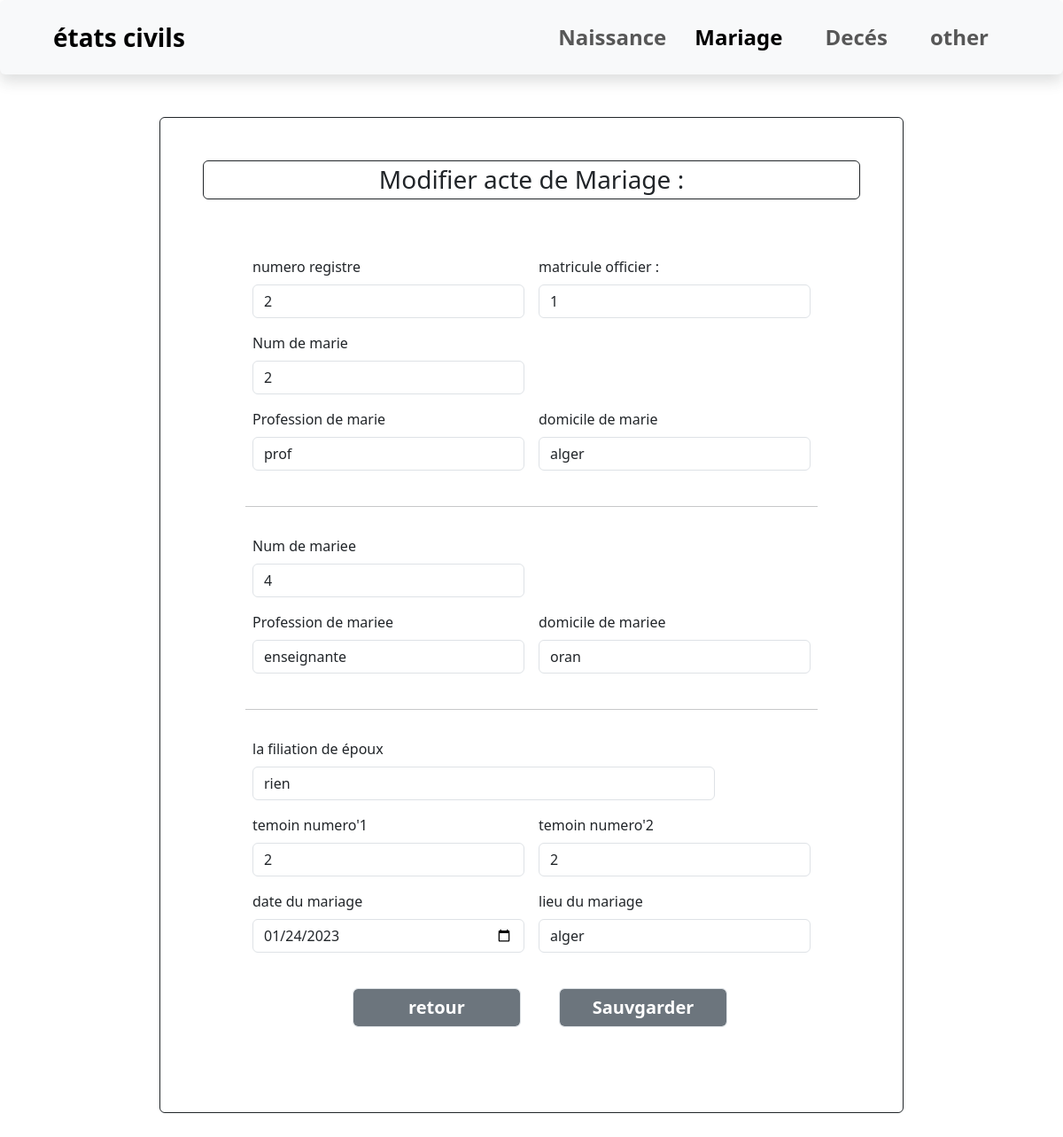
Screenshot of /modifierM/2 with the database file from the repository.
### app1/models.py (models this page shows, shortened)
class RegistreMariage(models.Model):
    bureau = models.ForeignKey ( Bureauetatcivile , on_delete = models.CASCADE,null = True )
    numero_registre = models.CharField ( max_length = 150 , verbose_name = 'Numero du Registre',primary_key=True )
    annee = models.IntegerField ( verbose_name = 'Annee' , default = datetime.datetime.now ( ).year )
    def __str__ ( self ) :
        return str ( self.numero_registre )

class Mariage(models.Model):
    officier=models.ForeignKey(Officier,on_delete=models.CASCADE,default=0)
    numero_registre = models.ForeignKey ( RegistreMariage , on_delete = models.CASCADE,default = 0 )
    numero = models.CharField(max_length=5, unique=True, default=num_mariage)
    profession_req1 = models.CharField ( max_length = 500 , verbose_name = "Profession du Marie" )
    domicile_req1 = models.CharField ( max_length = 500 , verbose_name = "Lieu de Domicile du Marie" )
    profession_req2 = models.CharField ( max_length = 500 , verbose_name = "Profession du Mariee" )
    domicile_req2 = models.CharField ( max_length = 500 , verbose_name = "Lieu de Domicile du Mariee" )
    filiation = models.CharField ( max_length = 500 , verbose_name = 'la filiation',default = ' ' )
    date_mariage = models.DateField ( verbose_name = "Date du Mariage" )
    lieu_mariage = models.CharField ( max_length = 500 , verbose_name = "Lieu du Mariage" )
    req1=models.ForeignKey(Naissance,on_delete=models.CASCADE,default=1,blank=True,related_name="req1info")
    temoin1=models.ForeignKey(Naissance,on_delete=models.CASCADE,default=1,blank=True,related_name="temoin1info")
    req2=models.ForeignKey(Naissance,on_delete=models.CASCADE,default=1,blank=True,related_name="req2info")
    temoin2=models.ForeignKey(Naissance,on_delete=models.CASCADE,default=1,blank=True,related_name="temoin2info")

### app1/views.py (the view)
# urls.py: path('modifierM/<int:id>', views.Modifier_acteM,name="modifierM"),
def Modifier_acteM(request, id):
    acteM = Mariage.objects.get(id=id)
    if request.method == 'POST':
        form = mariageForm(request.POST, instance=acteM)
        if form.is_valid():
            form.save()
            return redirect('searchM')
    else:
        form = mariageForm(instance=acteM)
    return render(request,'modifierM.html', {'form':form})

### app1/models.py (called while the page is built)
    def __str__ ( self ) :
        return str ( self.id )

    def __str__ ( self ) :
        return str ( self.id )

### templates/modifierM.html (shortened to what this page needs)
<!DOCTYPE html>
{% load static %}
<html lang="en">
<head>
    <link rel="stylesheet" href="/static/css/bootstrap.min.css">
</head>
<body>
    <nav class="navbar navbar-expand-lg bg-body-tertiary px-5 shadow p-3 mb-5 bg-body-tertiary rounded">
        <div class="container-fluid">
            <a class="navbar-brand fs-3 fw-semibold" href="#">états civils </a>
            <div class="collapse navbar-collapse" id="navbarSupportedContent">
                <ul class="navbar-nav ms-auto mb-2 mb-lg-0">
                    <li class="nav-item">
                        <a class="nav-link  fs-4 fw-semibold" aria-current="page"
                            href="{% url 'searchN' %}">Naissance</a>
                    </li>
                    <li class="nav-item">
                        <a class="nav-link active fs-4 px-4 fw-semibold" href="{% url 'searchM' %}">Mariage</a>
                    </li>
                    <li class="nav-item">
                        <a class="nav-link fs-4 px-4 fw-semibold" href="{% url 'searchD' %}">Decés</a>
                    </li>
                    <li class="nav-item">
                        <a class="nav-link fs-4 px-4 fw-semibold" href="#">other</a>
                    </li>
                </ul>
            </div>
        </div>
    </nav>
    <div class="container mt-5 border border-dark rounded mb-5 p-5" style=" width :70%;">
        <h3 class="text-center border border-dark rounded p-1"> Modifier acte de Mariage : </h3>
        <form method="post" class="form-group row g-3 m-5 ">
            <div class="col-md-6">
                <label class="form-label">numero registre</label>
                {{form.numero_registre}}
            </div>
            <div class="col-md-6">
                <label class="form-label">matricule officier :</label>
                {{form.officier}}
            </div>
            <div class="col-md-6">
                <label class="form-label">Num de marie</label>
                {{form.req1}}
            </div>
            <div class="col-md-6">
            </div>
            <br>
            <div class="col-md-6">
                <label class="form-label">Profession de marie</label>
                {{form.profession_req1}}
            </div>
            <div class="col-md-6">
                <label class="form-label">domicile de marie</label>
                {{form.domicile_req1}}
            </div>
            <hr style="margin-top:40px">
            <div class="col-md-6">
                <label class="form-label">Num de mariee</label>
                {{form.req2}}
            </div>
            <div class="col-md-6">
            </div>
            <br>
            <div class="col-md-6">
                <label class="form-label">Profession de mariee</label>
                {{form.profession_req2}}
            </div>
            <div class="col-md-6">
                <label class="form-label">domicile de mariee</label>
                {{form.domicile_req2}}
            </div>
            <hr style="margin-top:40px">
            <div class="col-md-10">
                <label class="form-label">la filiation de époux</label>
                {{form.filiation}}
            </div>
            <div class="col-md-6">
                <label class="form-label">temoin numero'1</label>
                {{form.temoin1}}
            </div>
            <div class="col-md-6">
                <label class="form-label">temoin numero'2</label>
                {{form.temoin2}}
            </div>
            <div class="col-md-6">
                <label class="form-label">date du mariage</label>
                {{form.date_mariage}}
            </div>
            <div class="col-md-6">
                <label class="form-label">lieu du mariage</label>
                {{form.lieu_mariage}}
            </div>
            <br>
            <div class="row" style="width:70% ;margin-left:15%;margin-top: 40px;">
                <div class="col-6 ">
                    <a href="{% url 'searchM' %}" class="form-control bg-secondary fs-5 text-white  topdf"
                        style="text-decoration:none;text-align:center;margin-right: 10%;font-weight: bold;">retour</a>
                </div>
                <div class="col-6 ">
                    <input type="submit" id="ajt" class="form-control bg-secondary text-white" style="margin-left: 10%;"
                        value="Sauvgarder">
                </div>
            </div>
        </form>
    </div>
</body>
</html>

### templates/modifierM.html (style rules this page uses)
#ajt { font-size: 20px; font-weight: bold }

### rows the page displays
RegistreMariage: numero_registre "2"
Mariage: officier "1", req1 "2", profession_req1 "prof", domicile_req1 "alger", req2 "4", profession_req2 "enseignante", domicile_req2 "oran", filiation "rien", temoin1 "2", temoin2 "2", date_mariage "01/24/2023", lieu_mariage "alger"
